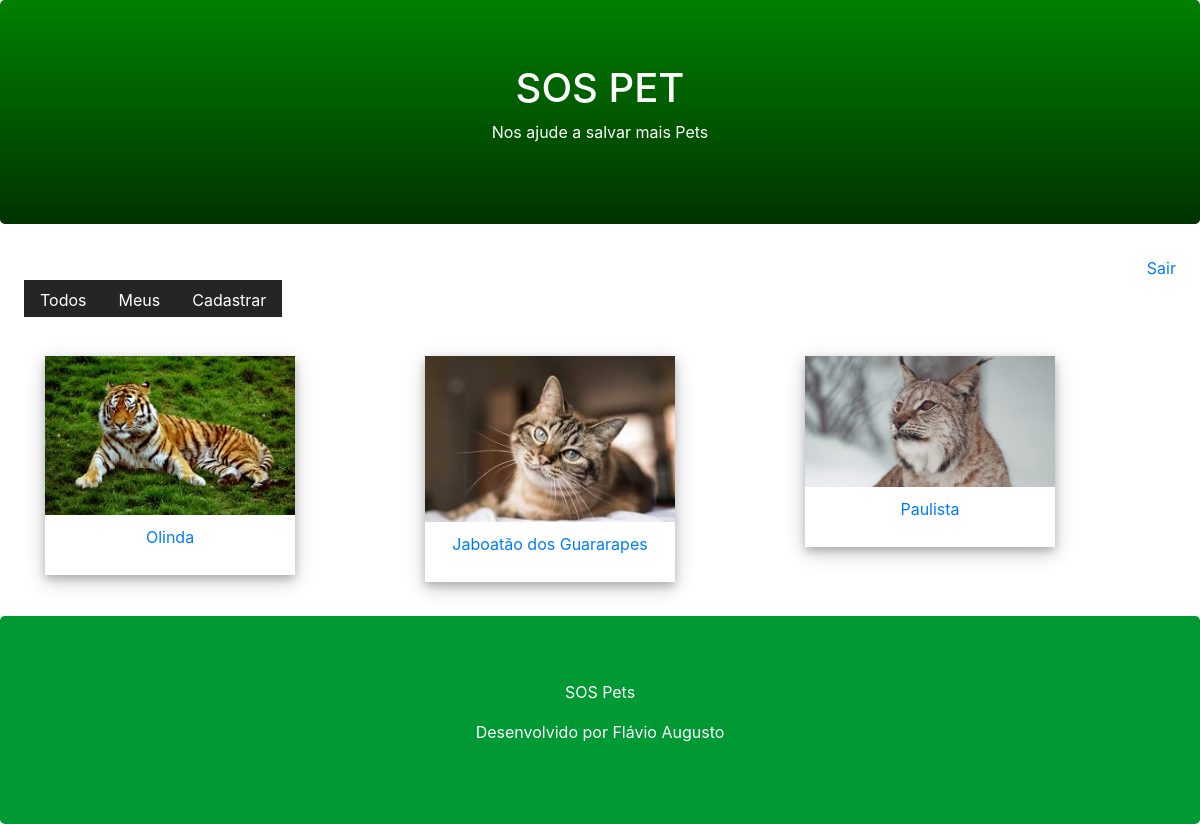
/pet/user/ (signed in), run on the app's committed database.
### core/models.py (models this page shows, shortened)
class Pet(models.Model):
    cidade = models.CharField(max_length=100)
    descricao = models.TextField()
    fone = models.CharField(max_length=11)
    email = models.EmailField()
    data_registro = models.DateTimeField(auto_now_add=True)
    foto = models.ImageField(upload_to='pet')
    ativo = models.BooleanField(default=True)
    usuario = models.ForeignKey(User, on_delete=models.CASCADE)
    class Meta:
        db_table = 'pet'

### core/views.py (the view)
# urls.py: path('pet/user/', views.list_user_pets),
def list_user_pets(request):
    pet = Pet.objects.filter(ativo=True, usuario=request.user)
    return render(request, 'list.html', {'pet':pet})

### core/templates/list.html (shortened to what this page needs)
{% extends "model-page.html" %}
{% block content %}
    <div class="container mb-4">
        <div class="row">
            {% for p in pet %}
            <div class="col-sm-4">
                <a href="../detail/{{ p.id }}">
                    <div class="polaroid">
                        <img src="{{ p.foto.url }}" style="width:100%">
                        <div class="container">
                            <p>{{ p.cidade }}</p>
                        </div>
                    </div>
                </a>
            </div>
            {% endfor %}
        </div>
    </div>
{% endblock %}

### core/templates/list.html (style rules this page uses)
.polaroid { width: 250px; box-shadow: 0 4px 8px 0 rgba(0, 0, 0, 0.2), 0 6px 20px 0 rgba(0, 0, 0, 0.2); text-align: center; }
.container { padding: 10px; }

### data on the page
Pet: foto (picture), cidade "Olinda"
Pet: foto (picture), cidade "Jaboatão dos Guararapes"
Pet: foto (picture), cidade "Paulista"
